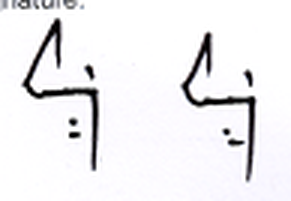
#> input picture sample_images/S05_01.png, 291 x 201 px
$ python -i augment.py   (imports and definitions only)
#> lines starting #> are read from the running program, lines starting #| are printed output that depends on the picture
"""Augmentation for 256x512 dark-on-light signature images (train split only).

Input/output: uint8 grayscale numpy array, output always (256, 512), white fill = 255.
Order: rotation -> scale/shift -> thickness -> ink lightness -> junk -> brightness/contrast -> blur -> noise/JPEG
Each transform fires independently, so most images get 1-3 changes and some stay untouched.
Settings are drawn per image. The class never sees the label, so genuine and forged
images get identical chances (the model cannot learn "distorted = forged").

Group 1 (default): rotation, scale+shift, thickness (thicken only), lighter ink, blur,
noise/JPEG. Thinning is available but off by default (`p_thin=0`): the SigResize audit
measured 33.6% median ink loss from thinning on every corpus.
Group 2 (group2=True, add only after Group 1 works): junk pasting, brightness/contrast

Not included on purpose: flips, elastic/heavy warps, cutout/erasing, colour changes.
"""
import os
import cv2
import numpy as np

H, W = 256, 512


class SignatureAugment:
    def __init__(self, group2=False, seed=None,
                 p_rot=0.40, p_rot_big=0.10, rot_small=8.0, rot_big=15.0,
                 p_scaleshift=0.40, scale=0.10, shift=0.05,
                 p_thick=0.25, p_thin=0.0,
                 p_light=0.20, light_max=0.40,
                 p_blur=0.25, blur_sigma=(0.5, 1.0),
                 p_noise_jpeg=0.25, noise_sigma=(2.0, 5.0), jpeg_q=(60, 90),
                 p_junk=0.12,
                 p_bc=0.15):
        self.group2 = group2
        self.seed = seed
        self.epoch = 0
        self._rng = None
        self.p_rot, self.p_rot_big, self.rot_small, self.rot_big = p_rot, p_rot_big, rot_small, rot_big
        self.p_scaleshift, self.scale, self.shift = p_scaleshift, scale, shift
        self.p_thick, self.p_thin = p_thick, p_thin
        self.p_light, self.light_max = p_light, light_max
        self.p_blur, self.blur_sigma = p_blur, blur_sigma
        self.p_noise_jpeg, self.noise_sigma, self.jpeg_q = p_noise_jpeg, noise_sigma, jpeg_q
        self.p_junk, self.p_bc = p_junk, p_bc

    @property
    def rng(self):
        # created lazily so each DataLoader worker process gets its own random stream
        if self._rng is None:
            self._rng = np.random.default_rng(
                None if self.seed is None else [self.seed, os.getpid()])
        return self._rng

    # [10 lines left out: function set_epoch, not called in this run]

    def _u(self, a, b):
        return float(self.rng.uniform(a, b))

    # 1 + 2: rotation and scale/shift, combined into one warp (one interpolation, same result)
    def _geometry(self, img, do_rot, do_ss, ops):
        ang, sc, tx, ty = 0.0, 1.0, 0.0, 0.0
        if do_rot:
            lim = self.rot_big if self.rng.random() < self.p_rot_big else self.rot_small
            ang = self._u(-lim, lim)
            ops.append("rotation")
        if do_ss:
            sc = 1.0 + self._u(-self.scale, self.scale)
            tx, ty = self._u(-self.shift, self.shift) * W, self._u(-self.shift, self.shift) * H
            ops.append("scale_shift")
        M = cv2.getRotationMatrix2D((W / 2, H / 2), ang, sc)
        M[:, 2] += (tx, ty)
        return cv2.warpAffine(img, M, (W, H), flags=cv2.INTER_LINEAR,
                              borderMode=cv2.BORDER_CONSTANT, borderValue=255)

    # 3: stroke thickness by 1 px (ink is dark: erode = thicker, dilate = thinner)
    def _thickness(self, img, thick):
        k = np.ones((2, 2), np.uint8)
        return cv2.erode(img, k) if thick else cv2.dilate(img, k)

    # 4: blend ink 0-40% toward white (background is already 255, so it is unchanged)
    def _lighter_ink(self, img):
        a = self._u(0.0, self.light_max)
        return (img.astype(np.float32) + a * (255.0 - img)).astype(np.uint8)

    # 7: junk, kept clear of the strokes
    # [35 lines left out: functions _junk, _brightness_contrast, not called in this run]

    # 5
    def _blur(self, img):
        return cv2.GaussianBlur(img, (0, 0), self._u(*self.blur_sigma))

    # 6: mild noise and/or JPEG
    # [11 lines left out: function _noise_jpeg, not called in this run]

    def __call__(self, img, return_ops=False, index=None):
        assert img.ndim == 2 and img.dtype == np.uint8, "expected uint8 grayscale image"
        if self.seed is not None and index is not None:
            # Per-sample stream so the result depends only on (seed, epoch, index).
            self._rng = np.random.default_rng([self.seed, self.epoch, int(index)])
        if img.shape != (H, W):
            img = cv2.resize(img, (W, H), interpolation=cv2.INTER_AREA)
        r, ops = self.rng.random, []

        do_rot, do_ss = r() < self.p_rot, r() < self.p_scaleshift
        if do_rot or do_ss:
            img = self._geometry(img, do_rot, do_ss, ops)

        u = r()                                           # 25% thick, 15% thin, 60% untouched
        if u < self.p_thick + self.p_thin:
            img = self._thickness(img, thick=u < self.p_thick)
            ops.append("thick" if u < self.p_thick else "thin")

        if r() < self.p_light:
            img = self._lighter_ink(img)
            ops.append("lighter_ink")

        if self.group2:
            if r() < self.p_junk:
                img, ok = self._junk(img)
                if ok:
                    ops.append("junk")
            if r() < self.p_bc:
                img = self._brightness_contrast(img)
                ops.append("brightness_contrast")

        if r() < self.p_blur:
            img = self._blur(img)
            ops.append("blur")
        if r() < self.p_noise_jpeg:
            img = self._noise_jpeg(img)
            ops.append("noise_jpeg")

        assert img.shape == (H, W)
        return (img, ops) if return_ops else img


# [5 lines of commented-out code are left out]

>>> import cv2
>>> picture = cv2.imread('../sample_images/S05_01.png', cv2.IMREAD_GRAYSCALE)
#> picture: shape (201, 291); min 0, max 255, mean 238.4
>>> result = SignatureAugment()(picture)
#> in __call__, `img = cv2.resize(img, (W, H), interpolation=cv2.INTER_AREA)`:
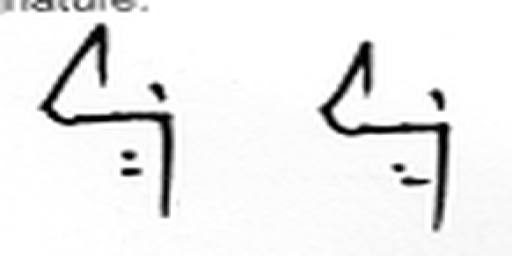
#> img: shape (256, 512); min 0, max 255, mean 238.4
#> in _geometry, `return cv2.warpAffine(img, M, (W, H), flags=cv2.INTER_LINEAR, borderMo..`:
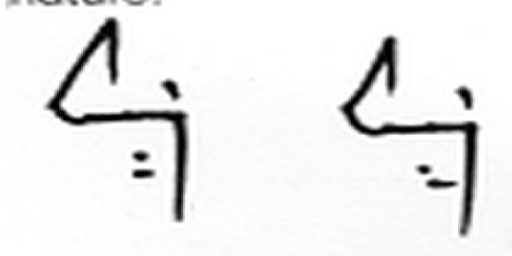
#> returned value: shape (256, 512); min 0, max 255, mean 237.5
#> in _thickness, `return cv2.erode(img, k) if thick else cv2.dilate(img, k)`:
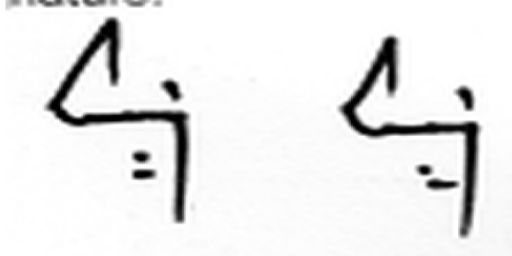
#> returned value: shape (256, 512); min 0, max 255, mean 235.1

$ run again, on sample_images/original_1_11 copy.png
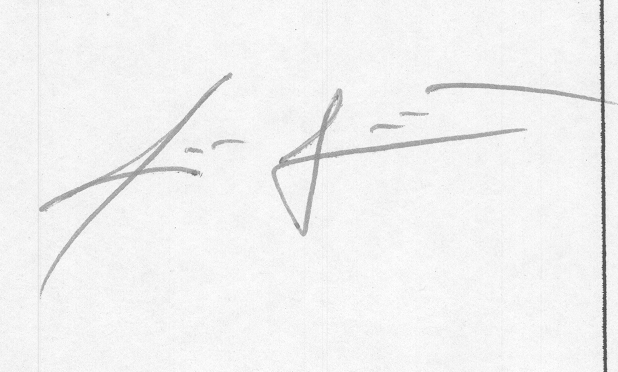
#> input picture sample_images/original_1_11 copy.png, 618 x 372 px
#> picture is the input picture: shape (372, 618); min 69, max 255, mean 241.6
#> in __call__, `img = cv2.resize(img, (W, H), interpolation=cv2.INTER_AREA)`:
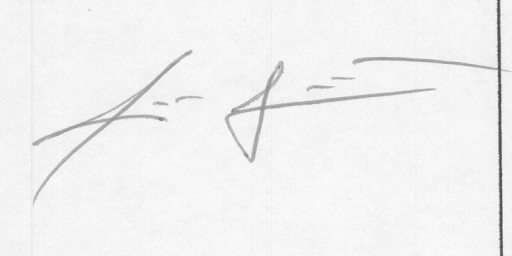
#> img: shape (256, 512); min 76, max 253, mean 241.6
#> in _geometry, `return cv2.warpAffine(img, M, (W, H), flags=cv2.INTER_LINEAR, borderMo..`:
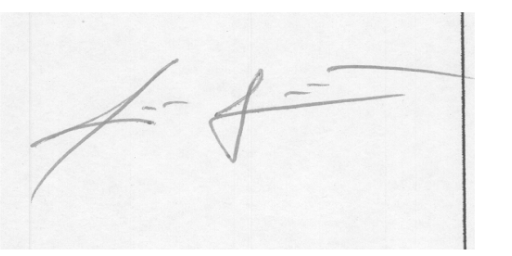
#> returned value: shape (256, 512); min 81, max 255, mean 243.5

$ run again, on sample_images/original_4_14.png
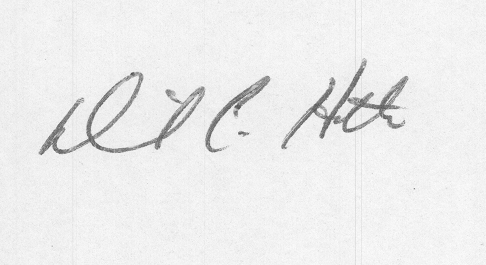
#> input picture sample_images/original_4_14.png, 486 x 265 px
#> picture is the input picture: shape (265, 486); min 81, max 255, mean 236.6
#> in __call__, `img = cv2.resize(img, (W, H), interpolation=cv2.INTER_AREA)`:
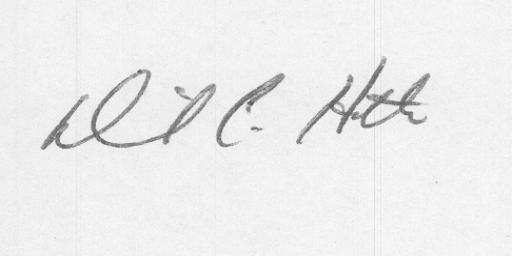
#> img: shape (256, 512); min 89, max 252, mean 236.5
#> in _geometry, `return cv2.warpAffine(img, M, (W, H), flags=cv2.INTER_LINEAR, borderMo..`:
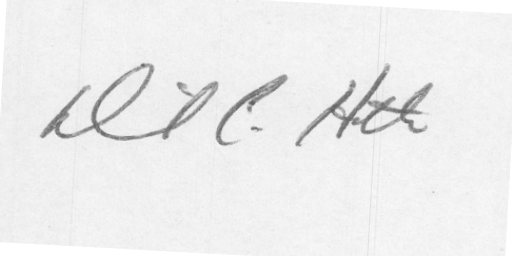
#> returned value: shape (256, 512); min 95, max 255, mean 236.9

$ run again, on sample_images/sample.png
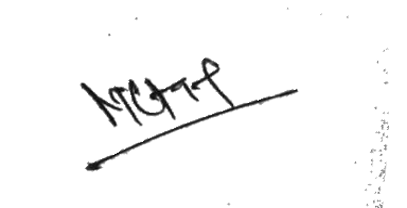
#> input picture sample_images/sample.png, 407 x 208 px
#> picture is the input picture: shape (208, 407); min 0, max 255, mean 248
#> in _geometry, `return cv2.warpAffine(img, M, (W, H), flags=cv2.INTER_LINEAR, borderMo..`:
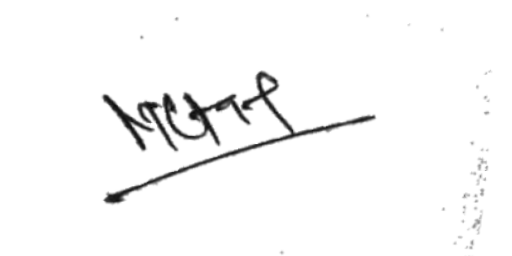
#> returned value: shape (256, 512); min 4, max 255, mean 248.1
